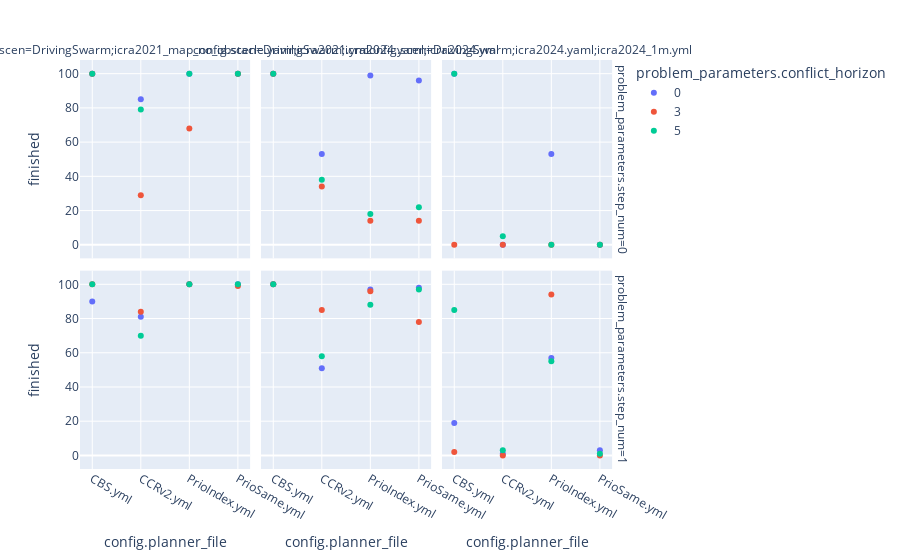

Notebook code cell kept with this figure:
### Code cell
df_agg = df.groupby(["config.planner_file", "config.scen", "problem_parameters.step_num", "problem_parameters.conflict_horizon"]).finished.sum().reset_index()
px.scatter(df_agg, x="config.planner_file", y="finished", facet_col="config.scen", facet_row="problem_parameters.step_num", color="problem_parameters.conflict_horizon")

### Figure 1 — Plotly figure (JSON) as saved in the notebook; plotly's stock layout.template omitted (floating-point values rounded to 4 significant figures)
{"data": [{"hovertemplate": "problem_parameters.conflict_horizon=0<br>problem_parameters.step_num=0<br>config.scen=DrivingSwarm;icra2021_map_no_obstacle.yaml;icra2021.yml<br>config.planner_file=%{x}<br>finished=%{y}<extra></extra>", "legendgroup": "0", "marker": {"color": "#636efa", "symbol": "circle"}, "mode": "markers", "name": "0", "orientation": "v", "showlegend": true, "type": "scatter", "x": ["CBS.yml", "CCRv2.yml", "PrioIndex.yml", "PrioSame.yml"], "xaxis": "x4", "y": [100, 85, 100, 100], "yaxis": "y4"}, {"hovertemplate": "problem_parameters.conflict_horizon=0<br>problem_parameters.step_num=0<br>config.scen=DrivingSwarm;icra2024.yaml;icra2024.yml<br>config.planner_file=%{x}<br>finished=%{y}<extra></extra>", "legendgroup": "0", "marker": {"color": "#636efa", "symbol": "circle"}, "mode": "markers", "name": "0", "orientation": "v", "showlegend": false, "type": "scatter", "x": ["CBS.yml", "CCRv2.yml", "PrioIndex.yml", "PrioSame.yml"], "xaxis": "x5", "y": [100, 53, 99, 96], "yaxis": "y5"}, {"hovertemplate": "problem_parameters.conflict_horizon=0<br>problem_parameters.step_num=0<br>config.scen=DrivingSwarm;icra2024.yaml;icra2024_1m.yml<br>config.planner_file=%{x}<br>finished=%{y}<extra></extra>", "legendgroup": "0", "marker": {"color": "#636efa", "symbol": "circle"}, "mode": "markers", "name": "0", "orientation": "v", "showlegend": false, "type": "scatter", "x": ["CBS.yml", "CCRv2.yml", "PrioIndex.yml", "PrioSame.yml"], "xaxis": "x6", "y": [100, 0, 53, 0], "yaxis": "y6"}, {"hovertemplate": "problem_parameters.conflict_horizon=0<br>problem_parameters.step_num=1<br>config.scen=DrivingSwarm;icra2021_map_no_obstacle.yaml;icra2021.yml<br>config.planner_file=%{x}<br>finished=%{y}<extra></extra>", "legendgroup": "0", "marker": {"color": "#636efa", "symbol": "circle"}, "mode": "markers", "name": "0", "orientation": "v", "showlegend": false, "type": "scatter", "x": ["CBS.yml", "CCRv2.yml", "PrioIndex.yml", "PrioSame.yml"], "xaxis": "x", "y": [90, 81, 100, 100], "yaxis": "y"}, {"hovertemplate": "problem_parameters.conflict_horizon=0<br>problem_parameters.step_num=1<br>config.scen=DrivingSwarm;icra2024.yaml;icra2024.yml<br>config.planner_file=%{x}<br>finished=%{y}<extra></extra>", "legendgroup": "0", "marker": {"color": "#636efa", "symbol": "circle"}, "mode": "markers", "name": "0", "orientation": "v", "showlegend": false, "type": "scatter", "x": ["CBS.yml", "CCRv2.yml", "PrioIndex.yml", "PrioSame.yml"], "xaxis": "x2", "y": [100, 51, 97, 98], "yaxis": "y2"}, {"hovertemplate": "problem_parameters.conflict_horizon=0<br>problem_parameters.step_num=1<br>config.scen=DrivingSwarm;icra2024.yaml;icra2024_1m.yml<br>config.planner_file=%{x}<br>finished=%{y}<extra></extra>", "legendgroup": "0", "marker": {"color": "#636efa", "symbol": "circle"}, "mode": "markers", "name": "0", "orientation": "v", "showlegend": false, "type": "scatter", "x": ["CBS.yml", "CCRv2.yml", "PrioIndex.yml", "PrioSame.yml"], "xaxis": "x3", "y": [19, 1, 57, 3], "yaxis": "y3"}, {"hovertemplate": "problem_parameters.conflict_horizon=3<br>problem_parameters.step_num=0<br>config.scen=DrivingSwarm;icra2021_map_no_obstacle.yaml;icra2021.yml<br>config.planner_file=%{x}<br>finished=%{y}<extra></extra>", "legendgroup": "3", "marker": {"color": "#EF553B", "symbol": "circle"}, "mode": "markers", "name": "3", "orientation": "v", "showlegend": true, "type": "scatter", "x": ["CBS.yml", "CCRv2.yml", "PrioIndex.yml", "PrioSame.yml"], "xaxis": "x4", "y": [100, 29, 68, 100], "yaxis": "y4"}, {"hovertemplate": "problem_parameters.conflict_horizon=3<br>problem_parameters.step_num=0<br>config.scen=DrivingSwarm;icra2024.yaml;icra2024.yml<br>config.planner_file=%{x}<br>finished=%{y}<extra></extra>", "legendgroup": "3", "marker": {"color": "#EF553B", "symbol": "circle"}, "mode": "markers", "name": "3", "orientation": "v", "showlegend": false, "type": "scatter", "x": ["CBS.yml", "CCRv2.yml", "PrioIndex.yml", "PrioSame.yml"], "xaxis": "x5", "y": [100, 34, 14, 14], "yaxis": "y5"}, {"hovertemplate": "problem_parameters.conflict_horizon=3<br>problem_parameters.step_num=0<br>config.scen=DrivingSwarm;icra2024.yaml;icra2024_1m.yml<br>config.planner_file=%{x}<br>finished=%{y}<extra></extra>", "legendgroup": "3", "marker": {"color": "#EF553B", "symbol": "circle"}, "mode": "markers", "name": "3", "orientation": "v", "showlegend": false, "type": "scatter", "x": ["CBS.yml", "CCRv2.yml", "PrioIndex.yml", "PrioSame.yml"], "xaxis": "x6", "y": [0, 0, 0, 0], "yaxis": "y6"}, {"hovertemplate": "problem_parameters.conflict_horizon=3<br>problem_parameters.step_num=1<br>config.scen=DrivingSwarm;icra2021_map_no_obstacle.yaml;icra2021.yml<br>config.planner_file=%{x}<br>finished=%{y}<extra></extra>", "legendgroup": "3", "marker": {"color": "#EF553B", "symbol": "circle"}, "mode": "markers", "name": "3", "orientation": "v", "showlegend": false, "type": "scatter", "x": ["CBS.yml", "CCRv2.yml", "PrioIndex.yml", "PrioSame.yml"], "xaxis": "x", "y": [100, 84, 100, 99], "yaxis": "y"}, {"hovertemplate": "problem_parameters.conflict_horizon=3<br>problem_parameters.step_num=1<br>config.scen=DrivingSwarm;icra2024.yaml;icra2024.yml<br>config.planner_file=%{x}<br>finished=%{y}<extra></extra>", "legendgroup": "3", "marker": {"color": "#EF553B", "symbol": "circle"}, "mode": "markers", "name": "3", "orientation": "v", "showlegend": false, "type": "scatter", "x": ["CBS.yml", "CCRv2.yml", "PrioIndex.yml", "PrioSame.yml"], "xaxis": "x2", "y": [100, 85, 96, 78], "yaxis": "y2"}, {"hovertemplate": "problem_parameters.conflict_horizon=3<br>problem_parameters.step_num=1<br>config.scen=DrivingSwarm;icra2024.yaml;icra2024_1m.yml<br>config.planner_file=%{x}<br>finished=%{y}<extra></extra>", "legendgroup": "3", "marker": {"color": "#EF553B", "symbol": "circle"}, "mode": "markers", "name": "3", "orientation": "v", "showlegend": false, "type": "scatter", "x": ["CBS.yml", "CCRv2.yml", "PrioIndex.yml", "PrioSame.yml"], "xaxis": "x3", "y": [2, 0, 94, 0], "yaxis": "y3"}, {"hovertemplate": "problem_parameters.conflict_horizon=5<br>problem_parameters.step_num=0<br>config.scen=DrivingSwarm;icra2021_map_no_obstacle.yaml;icra2021.yml<br>config.planner_file=%{x}<br>finished=%{y}<extra></extra>", "legendgroup": "5", "marker": {"color": "#00cc96", "symbol": "circle"}, "mode": "markers", "name": "5", "orientation": "v", "showlegend": true, "type": "scatter", "x": ["CBS.yml", "CCRv2.yml", "PrioIndex.yml", "PrioSame.yml"], "xaxis": "x4", "y": [100, 79, 100, 100], "yaxis": "y4"}, {"hovertemplate": "problem_parameters.conflict_horizon=5<br>problem_parameters.step_num=0<br>config.scen=DrivingSwarm;icra2024.yaml;icra2024.yml<br>config.planner_file=%{x}<br>finished=%{y}<extra></extra>", "legendgroup": "5", "marker": {"color": "#00cc96", "symbol": "circle"}, "mode": "markers", "name": "5", "orientation": "v", "showlegend": false, "type": "scatter", "x": ["CBS.yml", "CCRv2.yml", "PrioIndex.yml", "PrioSame.yml"], "xaxis": "x5", "y": [100, 38, 18, 22], "yaxis": "y5"}, {"hovertemplate": "problem_parameters.conflict_horizon=5<br>problem_parameters.step_num=0<br>config.scen=DrivingSwarm;icra2024.yaml;icra2024_1m.yml<br>config.planner_file=%{x}<br>finished=%{y}<extra></extra>", "legendgroup": "5", "marker": {"color": "#00cc96", "symbol": "circle"}, "mode": "markers", "name": "5", "orientation": "v", "showlegend": false, "type": "scatter", "x": ["CBS.yml", "CCRv2.yml", "PrioIndex.yml", "PrioSame.yml"], "xaxis": "x6", "y": [100, 5, 0, 0], "yaxis": "y6"}, {"hovertemplate": "problem_parameters.conflict_horizon=5<br>problem_parameters.step_num=1<br>config.scen=DrivingSwarm;icra2021_map_no_obstacle.yaml;icra2021.yml<br>config.planner_file=%{x}<br>finished=%{y}<extra></extra>", "legendgroup": "5", "marker": {"color": "#00cc96", "symbol": "circle"}, "mode": "markers", "name": "5", "orientation": "v", "showlegend": false, "type": "scatter", "x": ["CBS.yml", "CCRv2.yml", "PrioIndex.yml", "PrioSame.yml"], "xaxis": "x", "y": [100, 70, 100, 100], "yaxis": "y"}, {"hovertemplate": "problem_parameters.conflict_horizon=5<br>problem_parameters.step_num=1<br>config.scen=DrivingSwarm;icra2024.yaml;icra2024.yml<br>config.planner_file=%{x}<br>finished=%{y}<extra></extra>", "legendgroup": "5", "marker": {"color": "#00cc96", "symbol": "circle"}, "mode": "markers", "name": "5", "orientation": "v", "showlegend": false, "type": "scatter", "x": ["CBS.yml", "CCRv2.yml", "PrioIndex.yml", "PrioSame.yml"], "xaxis": "x2", "y": [100, 58, 88, 97], "yaxis": "y2"}, {"hovertemplate": "problem_parameters.conflict_horizon=5<br>problem_parameters.step_num=1<br>config.scen=DrivingSwarm;icra2024.yaml;icra2024_1m.yml<br>config.planner_file=%{x}<br>finished=%{y}<extra></extra>", "legendgroup": "5", "marker": {"color": "#00cc96", "symbol": "circle"}, "mode": "markers", "name": "5", "orientation": "v", "showlegend": false, "type": "scatter", "x": ["CBS.yml", "CCRv2.yml", "PrioIndex.yml", "PrioSame.yml"], "xaxis": "x3", "y": [85, 3, 55, 1], "yaxis": "y3"}], "layout": {"annotations": [{"font": {}, "showarrow": false, "text": "config.scen=DrivingSwarm;icra2021_map_no_obstacle.yaml;icra2021.yml", "x": 0.1567, "xanchor": "center", "xref": "paper", "y": 1, "yanchor": "bottom", "yref": "paper"}, {"font": {}, "showarrow": false, "text": "config.scen=DrivingSwarm;icra2024.yaml;icra2024.yml", "x": 0.49, "xanchor": "center", "xref": "paper", "y": 1, "yanchor": "bottom", "yref": "paper"}, {"font": {}, "showarrow": false, "text": "config.scen=DrivingSwarm;icra2024.yaml;icra2024_1m.yml", "x": 0.8233, "xanchor": "center", "xref": "paper", "y": 1, "yanchor": "bottom", "yref": "paper"}, {"font": {}, "showarrow": false, "text": "problem_parameters.step_num=1", "textangle": 90, "x": 0.98, "xanchor": "left", "xref": "paper", "y": 0.2425, "yanchor": "middle", "yref": "paper"}, {"font": {}, "showarrow": false, "text": "problem_parameters.step_num=0", "textangle": 90, "x": 0.98, "xanchor": "left", "xref": "paper", "y": 0.7575, "yanchor": "middle", "yref": "paper"}], "legend": {"title": {"text": "problem_parameters.conflict_horizon"}, "tracegroupgap": 0}, "margin": {"t": 60}, "xaxis": {"anchor": "y", "domain": [0, 0.3133], "title": {"text": "config.planner_file"}}, "xaxis2": {"anchor": "y2", "domain": [0.3333, 0.6467], "matches": "x", "title": {"text": "config.planner_file"}}, "xaxis3": {"anchor": "y3", "domain": [0.6667, 0.98], "matches": "x", "title": {"text": "config.planner_file"}}, "xaxis4": {"anchor": "y4", "domain": [0, 0.3133], "matches": "x", "showticklabels": false}, "xaxis5": {"anchor": "y5", "domain": [0.3333, 0.6467], "matches": "x", "showticklabels": false}, "xaxis6": {"anchor": "y6", "domain": [0.6667, 0.98], "matches": "x", "showticklabels": false}, "yaxis": {"anchor": "x", "domain": [0, 0.485], "title": {"text": "finished"}}, "yaxis2": {"anchor": "x2", "domain": [0, 0.485], "matches": "y", "showticklabels": false}, "yaxis3": {"anchor": "x3", "domain": [0, 0.485], "matches": "y", "showticklabels": false}, "yaxis4": {"anchor": "x4", "domain": [0.515, 1], "matches": "y", "title": {"text": "finished"}}, "yaxis5": {"anchor": "x5", "domain": [0.515, 1], "matches": "y", "showticklabels": false}, "yaxis6": {"anchor": "x6", "domain": [0.515, 1], "matches": "y", "showticklabels": false}}}
